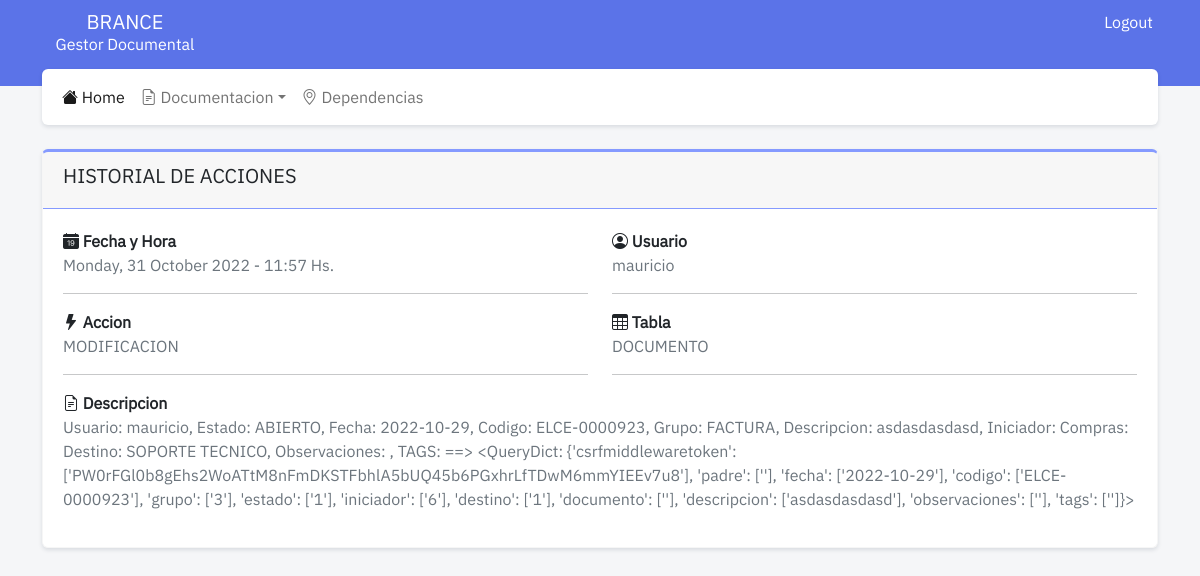
Screenshot of /historial/show/26 (signed in) with the database file from the repository.
### historial/models.py (models this page shows, shortened)
class Historial(models.Model):
    class Meta:
        verbose_name_plural = "Historiales"
    ACCION_CHOICES = [
        ('A', 'ALTA'),
        ('B', 'BAJA'),
        ('M', 'MODIFICACION')
    ]
    fecha = models.DateTimeField(("Fecha y Hora"), auto_now_add=True)
    usuario = models.CharField(("usuario"), max_length=50)
    accion = models.CharField(("Accion"), max_length=50, choices=ACCION_CHOICES)
    tabla = models.CharField(("Tabla"), max_length=50)
    descripcion = models.TextField(("Descripcion"))

### historial/views.py (the view)
# urls.py: path('show/<int:id>', views.show, name="dependencias_show"),
@login_required
def show(request, id=id):
    if request.user.is_staff == False:
        return redirect('documentacion_index')
    historial = get_object_or_404(Historial, pk=id)
    context = {
        'historial': historial
    }
    return render(request, 'historial_show.html', context)

### historial/templates/historial_show.html (shortened to what this page needs)
{% extends 'base.html' %}
{% load static %}
{% block content %}
<div class="card card-alternativo">
    <div class="card-header">
      <div class="row">
        <div class="col">
          <h5>HISTORIAL DE ACCIONES</h5>
        </div>
        <div class="col">
        </div>
      </div>
    </div>
    <div class="card-body">
        <div class="row">
            <div class="col-lg-6 col-xs-12">
                <strong><i class="bi bi-calendar-date-fill"></i> Fecha y Hora</strong>
                <p class="text-muted">
                    {{historial.fecha|date:'l, d F Y - H:i' }} Hs.
                </p>
                <hr>
                <strong><i class="bi bi-lightning-fill"></i> Accion</strong>
                <p class="text-muted">
                    {{historial.get_accion_display}}
                </p>
                <hr>
            </div>
            <div class="col-lg-6 col-xs-12">
                <strong><i class="bi bi-person-circle"></i> Usuario</strong>
                <p class="text-muted">
                    {{historial.usuario}}
                </p>
                <hr>
                <strong><i class="bi bi-table"></i> Tabla</strong>
                <p class="text-muted">
                    {{historial.tabla}}
                </p>
                <hr>
            </div>
        </div>
        <div class="row">
            <div class="col-12">
                <strong><i class="bi bi-file-earmark-text"></i> Descripcion</strong>
                <p class="text-muted">
                    {{historial.descripcion}}
                </p>
            </div>
        </div>
    </div>
  </div>
{% endblock content %}

### static/css/style.css (style rules this page uses)
:root { --radio: 0.375rem; --table-hover-bg-color: #cfe2ff; --table-hover-color: #084298; --color-tematico-principal: #859aff; --color-tematico-secundario: #5b73e8; }
html * { font-family: ibm-regular !important; }
body { background-color: #f5f6f8; }
.card { margin-bottom: 1.25rem; -webkit-box-shadow: 0 2px 4px rgba(15,34,58,.12); box-shadow: 0 2px 4px rgba(15,34,58,.12); --bs-card-spacer-y: 1.25rem; --bs-card-spacer-x: 1.25rem; --bs-card-title-spacer-y: 0.5rem; --bs-card-border-width: 1px; --bs-card-border-color: #f6f6f6; --bs-card-border-radius: 0.25rem; --bs-card-inner-border-radius: 0.25rem; --bs-card-cap-padding-y: 0.75rem; --bs-card-cap-padding-x: 1.25rem; --bs-card-cap-bg: rgba(0, 0, 0, 0.03); --bs-card-bg: #fff; --bs-card-img-overlay-padding: 1rem; --bs-card-group-margin: 0.625rem; position: relative; flex-direction: column; min-width: 0; height: var(--bs-card-height); word-wrap: break-word; background-color: var(--bs-card-bg); background-clip: border-box; border: var(--bs-card-border-width) solid var(--bs-card-border-color); border-radius: var(--radio); margin-bottom: 1.25rem; border-top: 3px solid var(--color-tematico-principal); }
.card-header { border-bottom: 1px solid var(--color-tematico-principal); }
.card-body { -webkit-box-flex: 1; -ms-flex: 1 1 auto; flex: 1 1 auto; padding: var(--bs-card-spacer-y) var(--bs-card-spacer-x); color: var(--bs-card-color); }

### rows the page displays
Historial: fecha "Monday, 31 October 2022 - 11:57", accion "MODIFICACION", usuario "mauricio", tabla "DOCUMENTO", descripcion "Usuario: mauricio, Estado: ABIERTO, Fecha: 2022-10-29, Codigo: ELCE-0000923, Grupo: FACTURA, Descripcion: asdasdasdasd, Iniciador: Compras: Destino: SOPORTE TECNICO, Observaciones: , TAGS: ==> <QueryDict: {'csrfmiddlewaretoken': ['PW0rFGl0b8gEhs2WoATtM8nFmDKSTFbhlA5bUQ45b6PGxhrLfTDwM6mmYIEEv7u8'], 'padre': [''], 'fecha': ['2022-10-29'], 'codigo': ['ELCE-0000923'], 'grupo': ['3'], 'estado': ['1'], 'iniciador': ['6'], 'destino': ['1'], 'documento': [''], 'descripcion': ['asdasdasdasd'], 'observaciones': [''], 'tags': ['']}>"
